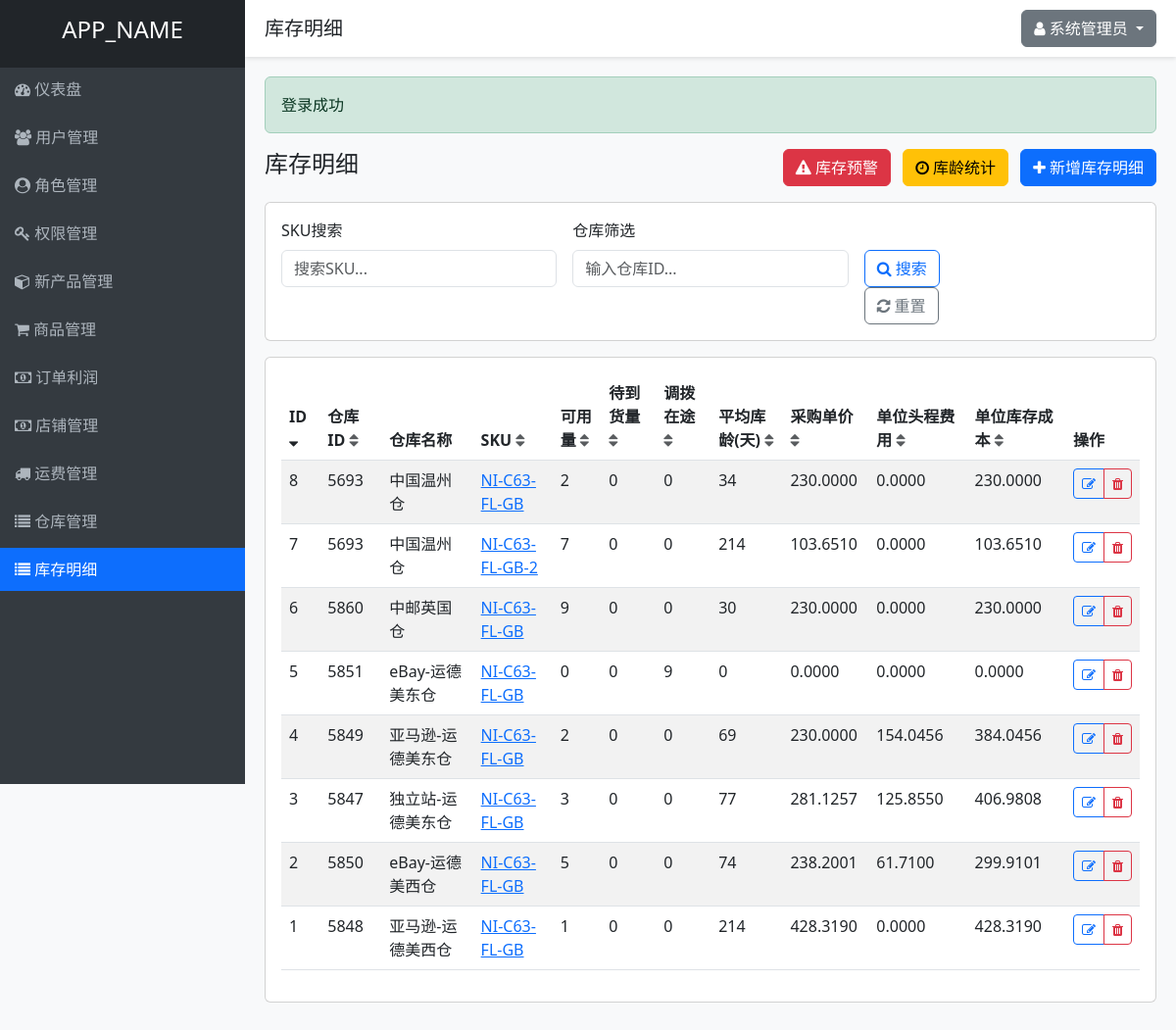
The app's page /inventory_details.php (signed in) with its own data.
### tables this page shows
CREATE TABLE `inventory_details` (
  `id` INT UNSIGNED NOT NULL AUTO_INCREMENT COMMENT '主键自增ID',
  `wid` INT NOT NULL COMMENT '仓库id',
  `product_id` INT NOT NULL COMMENT '本地产品id',
  `sku` VARCHAR(50) NOT NULL COMMENT '产品SKU编码',
  `seller_id` VARCHAR(30) DEFAULT '' COMMENT '店铺id',
  `fnsku` VARCHAR(50) DEFAULT '' COMMENT 'FNSKU编码',
  `product_total` INT NOT NULL DEFAULT 0 COMMENT '实际库存总量【可用+次品+待检+锁定】',
  `product_valid_num` INT NOT NULL DEFAULT 0 COMMENT '可用量',
  `product_bad_num` INT NOT NULL DEFAULT 0 COMMENT '次品量',
  `product_qc_num` INT NOT NULL DEFAULT 0 COMMENT '待检待上架量',
  `product_lock_num` INT NOT NULL DEFAULT 0 COMMENT '锁定量',
  `good_lock_num` INT NOT NULL DEFAULT 0 COMMENT '良品锁定量',
  `bad_lock_num` INT NOT NULL DEFAULT 0 COMMENT '次品锁定量',
  `stock_cost_total` DECIMAL(12,4) NOT NULL DEFAULT 0.0000 COMMENT '库存成本总计',
  `quantity_receive` VARCHAR(20) DEFAULT '0' COMMENT '待到货量',
  `stock_cost` DECIMAL(12,4) NOT NULL DEFAULT 0.0000 COMMENT '单位库存成本',
  `product_onway` INT NOT NULL DEFAULT 0 COMMENT '调拨在途数量',
  `transit_head_cost` DECIMAL(12,4) NOT NULL DEFAULT 0.0000 COMMENT '调拨在途头程成本',
  `average_age` INT NOT NULL DEFAULT 0 COMMENT '平均库龄(天)',
  `third_inventory` JSON NOT NULL COMMENT '海外仓第三方库存信息【完整嵌套对象，原生JSON格式】',
  `stock_age_list` JSON NOT NULL COMMENT '库龄信息列表【完整数组结构，原生JSON格式】',
  `available_inventory_box_qty` DECIMAL(10,1) DEFAULT 0.0 COMMENT '可用箱装库存数量',
  `purchase_price` DECIMAL(12,4) NOT NULL DEFAULT 0.0000 COMMENT '采购单价',
  `price` DECIMAL(12,4) NOT NULL DEFAULT 0.0000 COMMENT '单位费用',
  `head_stock_price` DECIMAL(12,4) NOT NULL DEFAULT 0.0000 COMMENT '单位头程费用',
  `stock_price` DECIMAL(12,4) NOT NULL DEFAULT 0.0000 COMMENT '单位库存成本',
  PRIMARY KEY (`id`),
  KEY `idx_sku_wid` (`sku`,`wid`) USING BTREE COMMENT 'SKU+仓库ID联合索引，提升业务查询效率'
);

CREATE TABLE IF NOT EXISTS warehouses (
    wid INT PRIMARY KEY,
    type INT NOT NULL,
    sub_type INT NOT NULL,
    name VARCHAR(100) NOT NULL,
    is_delete INT NOT NULL,
    country_code VARCHAR(10),
    wp_id INT,
    wp_name VARCHAR(50),
    t_warehouse_name VARCHAR(50),
    t_warehouse_code VARCHAR(50),
    t_country_area_name VARCHAR(50),
    t_status VARCHAR(10)
);

### controllers/InventoryDetailsController.php (called while the page is built, shortened)
<?php
require_once APP_ROOT . '/models/InventoryDetails.php';
class InventoryDetailsController {
    private $inventoryDetailsModel;
    public function __construct() {
        $this->inventoryDetailsModel = new InventoryDetails();
    }
    public function index() {
        $page = max(1, (int)($_GET['page'] ?? 1));
        $limit = 50;
        $offset = ($page - 1) * $limit;
        $keyword = $_GET['keyword'] ?? '';
        $wid = $_GET['wid'] ?? '';
        $sortField = $_GET['sort'] ?? 'id';
        $sortOrder = $_GET['order'] ?? 'DESC';
        if ($keyword) {
            $inventoryDetails = $this->inventoryDetailsModel->search($keyword, $limit, $offset, $sortField, $sortOrder);
            $totalCount = $this->inventoryDetailsModel->getSearchCount($keyword);
        } elseif ($wid) {
            $inventoryDetails = $this->inventoryDetailsModel->getByWid($wid, $limit, $offset, $sortField, $sortOrder);
            $totalCount = $this->inventoryDetailsModel->getCountByWid($wid);
        } else {
            $inventoryDetails = $this->inventoryDetailsModel->getAll($limit, $offset, $sortField, $sortOrder);
        }
        include VIEWS_DIR . '/layouts/header.php';
        include VIEWS_DIR . '/inventory_details/index.php';
        include VIEWS_DIR . '/layouts/footer.php';
    }
}

### includes/database.php (called while the page is built, shortened)
<?php
class Database {
    private static $instance = null;
    private $conn;
    private function __construct() {
        try {
            $this->conn = new PDO(
                "mysql:host=" . DB_HOST . ";dbname=" . DB_NAME . ";charset=utf8",
                DB_USER,
                DB_PASS,
                [
                    PDO::ATTR_ERRMODE => PDO::ERRMODE_EXCEPTION,
                    PDO::ATTR_DEFAULT_FETCH_MODE => PDO::FETCH_ASSOC,
                    PDO::ATTR_EMULATE_PREPARES => false
                ]
            );
        } catch(PDOException $e) {
            die("数据库连接失败: " . $e->getMessage());
        }
    }
    public static function getInstance() {
        if(self::$instance === null) {
            self::$instance = new Database();
        }
        return self::$instance;
    }
    public function query($sql, $params = []) {
        $stmt = $this->conn->prepare($sql);
        $stmt->execute($params);
        return $stmt;
    }
}
?>

### models/InventoryDetails.php (called while the page is built, shortened)
<?php
require_once APP_ROOT . '/includes/database.php';
class InventoryDetails {
    private $db;
    public function __construct() {
        $this->db = Database::getInstance();
    }
    public function getAll($limit = null, $offset = 0, $sortField = 'id', $sortOrder = 'DESC') {
        $allowedSortFields = ['id', 'wid', 'sku', 'product_valid_num', 'quantity_receive', 'average_age', 'purchase_price', 'head_stock_price', 'stock_price', 'product_onway'];
        $allowedSortOrders = ['ASC', 'DESC'];
        $sql = "SELECT i.id, i.wid, i.sku, i.product_valid_num, i.quantity_receive, i.average_age,
                       i.purchase_price, i.head_stock_price, i.stock_price, i.product_onway, w.name as warehouse_name
                FROM inventory_details i
                LEFT JOIN warehouses w ON i.wid = w.wid
                ORDER BY i.$sortField $sortOrder";
        $params = [];
        if ($limit) {
            $sql .= " LIMIT ? OFFSET ?";
            $params[] = $limit;
            $params[] = $offset;
        }
        $stmt = $this->db->query($sql, $params);
        return $stmt->fetchAll();
    }
}

### views/inventory_details/index.php (the view, shortened to what this page needs)
<div class="d-flex justify-content-between align-items-center mb-3">
    <h4>库存明细</h4>
    <div>
        <a href="<?php echo APP_URL; ?>/inventory_details.php?action=inventory_alert" class="btn btn-danger me-2">
            <i class="fa fa-exclamation-triangle"></i> 库存预警
        </a>
        <a href="<?php echo APP_URL; ?>/inventory_details.php?action=overaged_stats" class="btn btn-warning me-2">
            <i class="fa fa-clock-o"></i> 库龄统计
        </a>
        <a href="<?php echo APP_URL; ?>/inventory_details.php?action=create" class="btn btn-primary">
            <i class="fa fa-plus"></i> 新增库存明细
        </a>
    </div>
</div>
<?php
function getSortUrl($field) {
    $currentSort = $_GET['sort'] ?? 'id';
    $currentOrder = $_GET['order'] ?? 'DESC';
    $newOrder = ($currentSort === $field && $currentOrder === 'ASC') ? 'DESC' : 'ASC';
    $params = ['sort' => $field, 'order' => $newOrder];
    return APP_URL . '/inventory_details.php?' . http_build_query($params);
}
function getSortIcon($field) {
    $currentSort = $_GET['sort'] ?? 'id';
    $currentOrder = $_GET['order'] ?? 'DESC';
    if ($currentSort === $field) {
        return $currentOrder === 'ASC' ? '<i class="fa fa-sort-asc"></i>' : '<i class="fa fa-sort-desc"></i>';
    }
    return '<i class="fa fa-sort text-muted"></i>';
}
?>
<div class="card mb-3">
    <div class="card-body">
        <form method="GET" action="<?php echo APP_URL; ?>/inventory_details.php" class="row g-3">
            <div class="col-md-4">
                <label for="keyword" class="form-label">SKU搜索</label>
                <input type="text" name="keyword" class="form-control" placeholder="搜索SKU..."
                       value="<?php echo $_GET['keyword'] ?? ''; ?>">
            </div>
            <div class="col-md-4">
                <label for="wid" class="form-label">仓库筛选</label>
                <input type="number" name="wid" class="form-control" placeholder="输入仓库ID..."
                       value="<?php echo $_GET['wid'] ?? ''; ?>">
            </div>
            <div class="col-md-2">
                <label for="action_search" class="form-label">&nbsp;</label>
                <div>
                    <button type="submit" name="action" value="search" class="btn btn-outline-primary">
                        <i class="fa fa-search"></i> 搜索
                    </button>
                    <a href="<?php echo APP_URL; ?>/inventory_details.php" class="btn btn-outline-secondary">
                        <i class="fa fa-refresh"></i> 重置
                    </a>
                </div>
            </div>
        </form>
    </div>
</div>
<div class="card mb-3">
    <div class="card-body">
        <div class="table-responsive">
            <table class="table table-striped table-hover">
                <thead>
                    <tr>
                        <th><a href="<?php echo getSortUrl('id'); ?>" class="text-decoration-none text-dark">ID <?php echo getSortIcon('id'); ?></a></th>
                        <th><a href="<?php echo getSortUrl('wid'); ?>" class="text-decoration-none text-dark">仓库ID <?php echo getSortIcon('wid'); ?></a></th>
                        <th>仓库名称</th>
                        <th><a href="<?php echo getSortUrl('sku'); ?>" class="text-decoration-none text-dark">SKU <?php echo getSortIcon('sku'); ?></a></th>
                        <th><a href="<?php echo getSortUrl('product_valid_num'); ?>" class="text-decoration-none text-dark">可用量 <?php echo getSortIcon('product_valid_num'); ?></a></th>
                        <th><a href="<?php echo getSortUrl('quantity_receive'); ?>" class="text-decoration-none text-dark">待到货量 <?php echo getSortIcon('quantity_receive'); ?></a></th>
                        <th><a href="<?php echo getSortUrl('product_onway'); ?>" class="text-decoration-none text-dark">调拨在途 <?php echo getSortIcon('product_onway'); ?></a></th>
                        <th><a href="<?php echo getSortUrl('average_age'); ?>" class="text-decoration-none text-dark">平均库龄(天) <?php echo getSortIcon('average_age'); ?></a></th>
                        <th><a href="<?php echo getSortUrl('purchase_price'); ?>" class="text-decoration-none text-dark">采购单价 <?php echo getSortIcon('purchase_price'); ?></a></th>
                        <th><a href="<?php echo getSortUrl('head_stock_price'); ?>" class="text-decoration-none text-dark">单位头程费用 <?php echo getSortIcon('head_stock_price'); ?></a></th>
                        <th><a href="<?php echo getSortUrl('stock_price'); ?>" class="text-decoration-none text-dark">单位库存成本 <?php echo getSortIcon('stock_price'); ?></a></th>
                        <th>操作</th>
                    </tr>
                </thead>
                <tbody>
                    <?php if (!empty($inventoryDetails)): ?>
                        <?php foreach ($inventoryDetails as $detail): ?>
                            <tr>
                                <td><?php echo htmlspecialchars($detail['id']); ?></td>
                                <td><?php echo htmlspecialchars($detail['wid']); ?></td>
                                <td><?php echo $detail['warehouse_name']; ?></td>
                                <td><a href="<?php echo APP_URL; ?>/products.php?keyword=<?php echo $detail['sku']; ?>" target="_blank"><?php echo htmlspecialchars($detail['sku']); ?> </a></td>
                                <td><?php echo number_format($detail['product_valid_num']); ?></td>
                                <td><?php echo htmlspecialchars($detail['quantity_receive']); ?></td>
                                <td><?php echo number_format($detail['product_onway']); ?></td>
                                <td><?php echo number_format($detail['average_age']); ?></td>
                                <td><?php echo number_format($detail['purchase_price'], 4); ?></td>
                                <td><?php echo number_format($detail['head_stock_price'], 4); ?></td>
                                <td><?php echo number_format($detail['stock_price'], 4); ?></td>
                                <td>
                                    <div class="btn-group" role="group">
                                        <a href="<?php echo APP_URL; ?>/inventory_details.php?action=edit&id=<?php echo $detail['id']; ?>"
                                           class="btn btn-sm btn-outline-primary" title="编辑">
                                            <i class="fa fa-edit"></i>
                                        </a>
                                        <button type="button" class="btn btn-sm btn-outline-danger"
                                                onclick="confirmDelete('<?php echo $detail['id']; ?>')" title="删除">
                                            <i class="fa fa-trash"></i>
                                        </button>
                                    </div>
                                </td>
                            </tr>
                        <?php endforeach; ?>
                    <?php else: ?>
                        <tr>
                            <td colspan="10" class="text-center">暂无数据</td>
                        </tr>
                    <?php endif; ?>
                </tbody>
            </table>
        </div>
    </div>
</div>

### records on screen
inventory_details: id "8", wid "5693", wid.name "中国温州仓", sku "NI-C63-FL-GB", product_valid_num "2", quantity_receive "0", product_onway "0", average_age "34", purchase_price "230.0000", head_stock_price "0.0000", stock_price "230.0000"
inventory_details: id "7", wid "5693", wid.name "中国温州仓", sku "NI-C63-FL-GB-2", product_valid_num "7", quantity_receive "0", product_onway "0", average_age "214", purchase_price "103.6510", head_stock_price "0.0000", stock_price "103.6510"
inventory_details: id "6", wid "5860", wid.name "中邮英国仓", sku "NI-C63-FL-GB", product_valid_num "9", quantity_receive "0", product_onway "0", average_age "30", purchase_price "230.0000", head_stock_price "0.0000", stock_price "230.0000"
inventory_details: id "5", wid "5851", wid.name "eBay-运德美东仓", sku "NI-C63-FL-GB", product_valid_num "0", quantity_receive "0", product_onway "9", average_age "0", purchase_price "0.0000", head_stock_price "0.0000", stock_price "0.0000"
inventory_details: id "4", wid "5849", wid.name "亚马逊-运德美东仓", sku "NI-C63-FL-GB", product_valid_num "2", quantity_receive "0", product_onway "0", average_age "69", purchase_price "230.0000", head_stock_price "154.0456", stock_price "384.0456"
inventory_details: id "3", wid "5847", wid.name "独立站-运德美东仓", sku "NI-C63-FL-GB", product_valid_num "3", quantity_receive "0", product_onway "0", average_age "77", purchase_price "281.1257", head_stock_price "125.8550", stock_price "406.9808"
inventory_details: id "2", wid "5850", wid.name "eBay-运德美西仓", sku "NI-C63-FL-GB", product_valid_num "5", quantity_receive "0", product_onway "0", average_age "74", purchase_price "238.2001", head_stock_price "61.7100", stock_price "299.9101"
inventory_details: id "1", wid "5848", wid.name "亚马逊-运德美西仓", sku "NI-C63-FL-GB", product_valid_num "1", quantity_receive "0", product_onway "0", average_age "214", purchase_price "428.3190", head_stock_price "0.0000", stock_price "428.3190"

### other values on screen
APP_NAME "APP_NAME"
$title "库存明细"
$_SESSION['full_name'] "系统管理员"
$success "登录成功"
